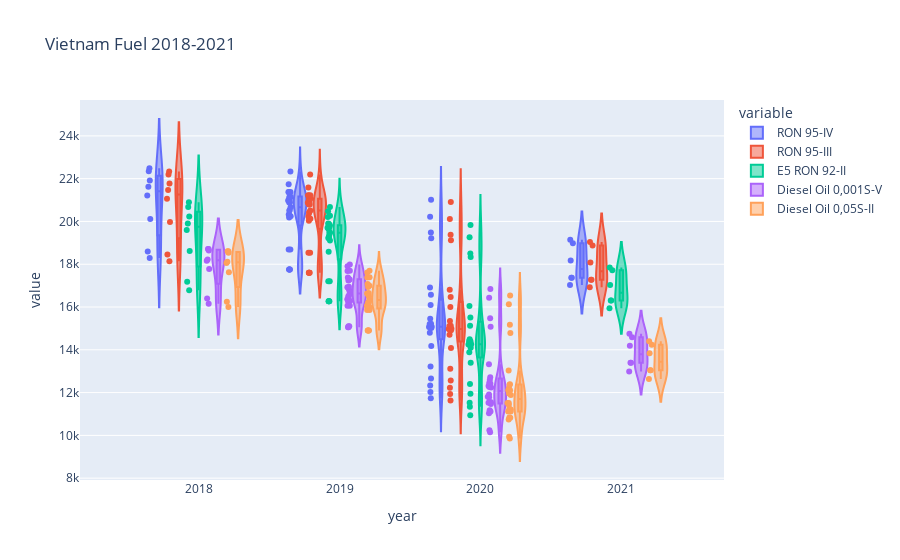

The cell this chart's notebook holds for it:
### Code cell
#Violin Plot for region 1 fuel type
fig = go.Figure()
px.violin(fuel_df_reg1_Boxplot, x='year', y='value', color = 'variable', 
          points='all', box = True, title = 'Vietnam Fuel 2018-2021')
